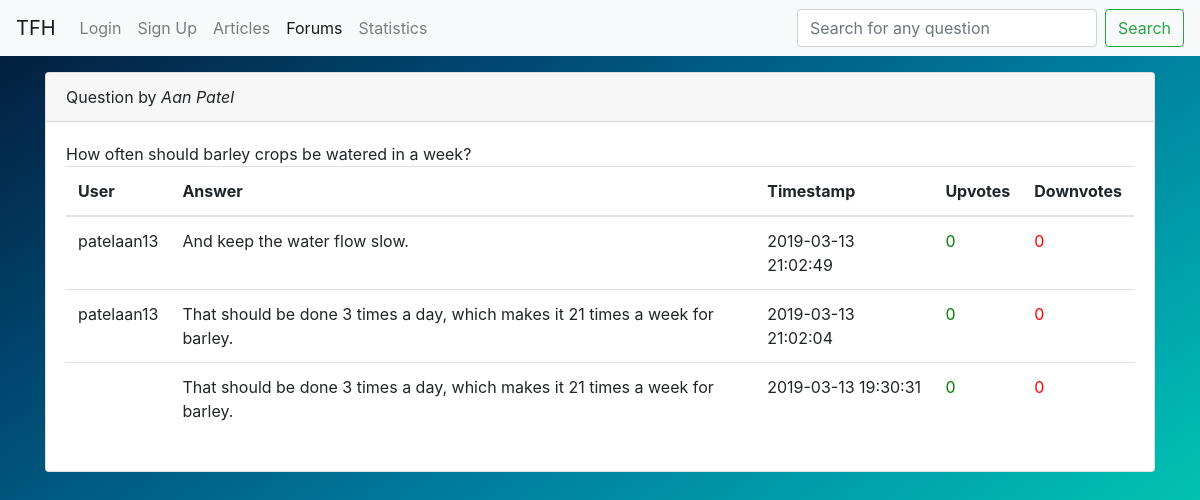
Before: /forum/viewq.php?q=16 with the older database file.
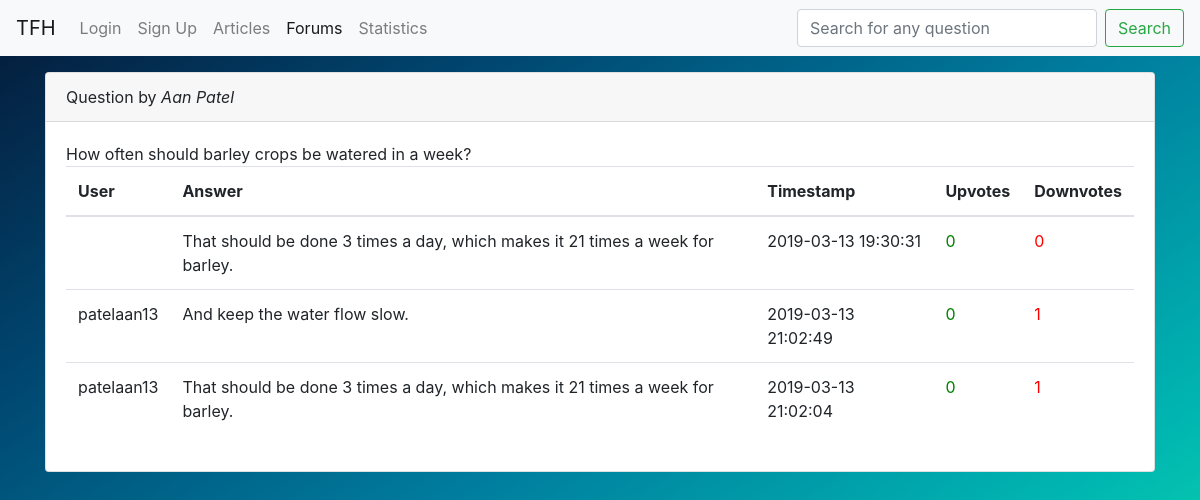
After: the same page with the newer database file.
### tables this page shows
CREATE TABLE `answer` (
  `qno` int(10) NOT NULL,
  `uid` int(10) NOT NULL,
  `atext` longtext NOT NULL,
  `atimestamp` timestamp NOT NULL DEFAULT CURRENT_TIMESTAMP,
  `aupcount` int(255) NOT NULL,
  `adowncount` int(255) NOT NULL
);

CREATE TABLE `account` (
  `uid` int(10) NOT NULL,
  `username` varchar(50) NOT NULL,
  `email` varchar(40) DEFAULT NULL,
  `phoneNumber` int(10) NOT NULL,
  `password` varchar(40) NOT NULL,
  `language` varchar(40) NOT NULL,
  `fname` varchar(100) NOT NULL,
  `lname` varchar(100) NOT NULL,
  `village` varchar(50) NOT NULL,
  `dist` varchar(50) NOT NULL,
  `state` varchar(50) NOT NULL
);

### forum/viewq.php (the view, shortened to what the changed rows need)
<?php
require("../includes/db.php");
$qno = $_REQUEST['q'];
$canAnswer = 0;
if(isset($_SESSION["uid"])){
$canAnswer=1;
$uid = $_SESSION['uid'];
$udqry = "SELECT * FROM qupdown WHERE qno=$qno AND uid=$uid";
$udres = mysqli_query($con, $udqry);
	if($udres!=false && mysqli_num_rows($udres)>0){
		$udrow = mysqli_fetch_assoc($udres);
		if($udrow['ud']==1){
			$uvs = '<i id="usvg" data-vi="angle-top" data-vi-size="30" style="color: green;"></i>';
			$dvs = '<i id="dsvg" data-vi="angle-bottom" data-vi-size="30" style="color: black;"></i>';
			$udsituation="Upvoted";
		}
		else if($udrow['ud']==0){
			$uvs = '<i id="usvg" data-vi="angle-top" data-vi-size="30" style="color: black;"></i>';
			$dvs = '<i id="dsvg" data-vi="angle-bottom" data-vi-size="30" style="color: red;"></i>';
			$udsituation="Downvoted";
		}
	}
	else{
		$uvs = '<i id="usvg" data-vi="angle-top" data-vi-size="30" style="color: black;"></i>';
		$dvs = '<i id="dsvg" data-vi="angle-bottom" data-vi-size="30" style="color: black;"></i>';
		$udsituation = "Resetted";
	}
}
else{
$canAnswer=0;
}
?>
<!DOCTYPE html>
<html lang="en">
  <head>
    <link rel="stylesheet" href="https://maxcdn.bootstrapcdn.com/bootstrap/4.2.1/css/bootstrap.min.css"/>
  </head>
  <body class="bg">
    <br>
	<br>
    <br>
    <div class="container">
      <div class="card">
        <div class = "card-body">
      	<br>
      			<table class="table">
      				<thead><th>User</th><th>Answer</th><th>Timestamp</th><th>Upvotes</th><th>Downvotes</th></thead>
      				<?php
      				  $qry = "SELECT * FROM answer WHERE qno=$qno ORDER BY (aupcount-adowncount) DESC, atimestamp DESC";
      				  $res = mysqli_query($con, $qry) or die(mysqli_error($con));
      				  if($res==false||mysqli_num_rows($res)==0){
      				?>
      				  <tr><td>---</td><td>No answers yet...</td><td>---</td><td>-</td><td>-</td>
      				<?php
      				  }
      				  else{
      				  	while($row = mysqli_fetch_assoc($res)){
                  $qry = "SELECT username FROM account WHERE uid=".$row['uid'];
                  $res2 = mysqli_query($con, $qry) or die(mysqli_error($con));
                  $r = mysqli_fetch_array($res2);
                  echo "<tr>
                      <td>".$r['username']."</td>
      								<td>".$row['atext']."</td>
      								<td>".$row['atimestamp']."</td>";
      			  if($canAnswer){
      			  echo "
      								<td style='color: green;' id='upCounter'>".'<span id="upCounter'.$row['uid'].$row['qno'].'">'.$row['aupcount'].'</span>'.'<button class="btn btn-default" id="btnup'.$row['uid'].$row['qno'].'" '.'onclick="aupvote('.$row['qno'].','.$row['uid'].')"'.'><span data-vi="angle-top" data-vi-size="20"></span></button></td>'.
      								"<td style='color: red;'>".'<span id="downCounter'.$row['uid'].$row['qno'].'">'.$row['adowncount'].'</span>'.'<button class="btn btn-default" id="btndown'.$row['uid'].$row['qno'].'" '.'onclick="adownvote('.$row['qno'].','.$row['uid'].')"'.'><span data-vi="angle-bottom" data-vi-size="20"></span></button></td>';
      							}
      			else{
      				echo "<td style='color:green;'>".$row['aupcount']."</td>";
      				echo "<td style='color:red;'>".$row['adowncount']."</td>";
      			}
      			  echo "</td>
      							</tr>";
      				  	}
      				  }
      				?>
 				</table>
 				</div>
    </div>
    </div>
  </body>
</html>

Changed rows visible on the page:
removed answer: account.username "patelaan13", atext "And keep the water flow slow.", atimestamp "2019-03-13 21:02:49", aupcount "0", adowncount "0"
removed answer: account.username "patelaan13", atext "That should be done 3 times a day, which makes it 21 times a week for barley.", atimestamp "2019-03-13 21:02:04", aupcount "0", adowncount "0"
added answer: account.username "patelaan13", atext "And keep the water flow slow.", atimestamp "2019-03-13 21:02:49", aupcount "0", adowncount "1"
added answer: account.username "patelaan13", atext "That should be done 3 times a day, which makes it 21 times a week for barley.", atimestamp "2019-03-13 21:02:04", aupcount "0", adowncount "1"
